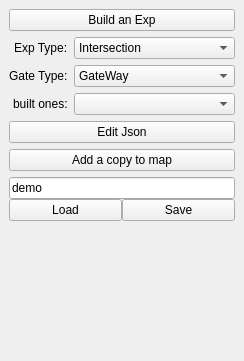
<?xml version="1.0" encoding="UTF-8"?>
<ui version="4.0">
 <class>BuildExpDockUI</class>
 <widget class="QDockWidget" name="BuildExpDockUI">
  <property name="geometry">
   <rect>
    <x>0</x>
    <y>0</y>
    <width>244</width>
    <height>361</height>
   </rect>
  </property>
  <property name="minimumSize">
   <size>
    <width>226</width>
    <height>361</height>
   </size>
  </property>
  <property name="features">
   <set>QDockWidget::DockWidgetFloatable|QDockWidget::DockWidgetMovable</set>
  </property>
  <property name="allowedAreas">
   <set>Qt::RightDockWidgetArea</set>
  </property>
  <property name="windowTitle">
   <string>Exp Builder</string>
  </property>
  <widget class="QWidget" name="dockWidgetContents">
   <layout class="QVBoxLayout" name="verticalLayout_2">
    <item>
     <layout class="QFormLayout" name="formLayout">
      <property name="labelAlignment">
       <set>Qt::AlignRight|Qt::AlignTrailing|Qt::AlignVCenter</set>
      </property>
      <item row="0" column="0" colspan="2">
       <widget class="QPushButton" name="btnBuildExp">
        <property name="text">
         <string>Build an Exp</string>
        </property>
        <property name="checkable">
         <bool>true</bool>
        </property>
        <property name="checked">
         <bool>false</bool>
        </property>
       </widget>
      </item>
      <item row="1" column="0">
       <widget class="QLabel" name="label">
        <property name="text">
         <string>Exp Type:</string>
        </property>
       </widget>
      </item>
      <item row="1" column="1">
       <widget class="QComboBox" name="cbExpType">
        <item>
         <property name="text">
          <string>Intersection</string>
         </property>
        </item>
        <item>
         <property name="text">
          <string>SmallRoom</string>
         </property>
        </item>
       </widget>
      </item>
      <item row="2" column="0">
       <widget class="QLabel" name="label_2">
        <property name="text">
         <string>Gate Type:</string>
        </property>
       </widget>
      </item>
      <item row="2" column="1">
       <widget class="QComboBox" name="cbGateType">
        <item>
         <property name="text">
          <string>GateWay</string>
         </property>
        </item>
        <item>
         <property name="text">
          <string>door (opened)</string>
         </property>
        </item>
        <item>
         <property name="text">
          <string>door (closed)</string>
         </property>
        </item>
       </widget>
      </item>
      <item row="3" column="0">
       <widget class="QLabel" name="label_3">
        <property name="text">
         <string>built ones:</string>
        </property>
       </widget>
      </item>
      <item row="3" column="1">
       <widget class="QComboBox" name="cbBuiltExps">
        <property name="insertPolicy">
         <enum>QComboBox::InsertAtBottom</enum>
        </property>
       </widget>
      </item>
     </layout>
    </item>
    <item>
     <widget class="QPushButton" name="btnEditJson">
      <property name="text">
       <string>Edit Json</string>
      </property>
      <property name="checkable">
       <bool>true</bool>
      </property>
     </widget>
    </item>
    <item>
     <widget class="QPushButton" name="btnAdd2Map">
      <property name="text">
       <string>Add a copy to map</string>
      </property>
     </widget>
    </item>
    <item>
     <layout class="QVBoxLayout" name="verticalLayout">
      <property name="spacing">
       <number>0</number>
      </property>
      <item>
       <widget class="QLineEdit" name="expName">
        <property name="text">
         <string>demo</string>
        </property>
       </widget>
      </item>
      <item>
       <layout class="QHBoxLayout" name="horizontalLayout">
        <item>
         <widget class="QPushButton" name="btnLoad">
          <property name="text">
           <string>Load</string>
          </property>
         </widget>
        </item>
        <item>
         <widget class="QPushButton" name="btnSave">
          <property name="text">
           <string>Save</string>
          </property>
         </widget>
        </item>
       </layout>
      </item>
     </layout>
    </item>
    <item>
     <spacer name="verticalSpacer">
      <property name="orientation">
       <enum>Qt::Vertical</enum>
      </property>
      <property name="sizeHint" stdset="0">
       <size>
        <width>20</width>
        <height>86</height>
       </size>
      </property>
     </spacer>
    </item>
   </layout>
  </widget>
 </widget>
 <resources/>
 <connections/>
</ui>
